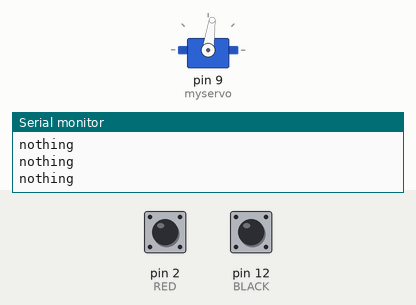
This sketch was run on a simulated Arduino Uno, built with avr-gcc and run on an emulated ATmega328P. Parts: servo, the last lines printed to the serial monitor. The test bench sets the inputs (shaded band); at power-on: pin 2 (RED) HIGH, pin 12 (BLACK) HIGH.

Above: at 1.2 s.
1.3 s: pin 2 (RED) pulled LOW for 0.15 s
At 1.76 s:
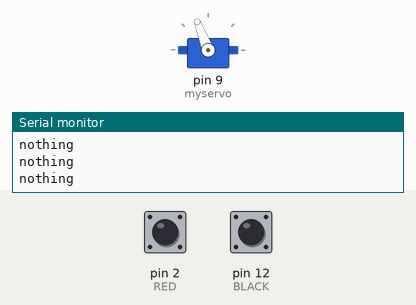
At 2.37 s:
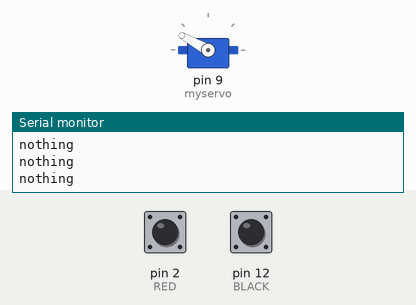
4.3 s: pin 12 (BLACK) pulled LOW for 0.15 s
7.3 s: pin 12 (BLACK) pulled LOW for 1 s
10.3 s: pin 2 (RED) pulled LOW for 1 s
At 11.1 s:
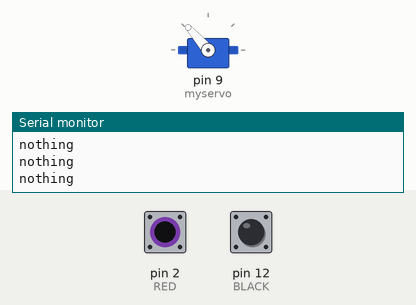
13.3 s: pin 12 (BLACK) pulled LOW for 3.2 s
Timing chart, 0 to 19.0 s (numbered marks = the images above; inputs shaded):
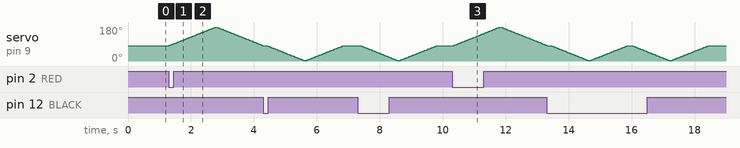

Measured:
- after the input at 1.3 s, servo on pin 9 (myservo): rises from 82° to 180° in 1.5 s, then falls to 82° in 1.5 s
- after the input at 10.3 s, servo on pin 9 (myservo): rises from 82° to 180° in 1.5 s, then falls to 84° in 1.5 s

The sketch:

Proj1Code.ino
```cpp
#include <Servo.h>
Servo myservo;
int pos =90;
int BLACK= 12;
int RED= 2;

void setup() {
  Serial.begin(9600);
  myservo.attach(9);
  pinMode(RED,INPUT_PULLUP);
  pinMode(BLACK,INPUT_PULLUP);
  myservo.write(82);
  digitalWrite(BLACK,HIGH);
  digitalWrite(RED,HIGH);
  while(!Serial);
}

void loop() {
  if(digitalRead(BLACK) == LOW){
    for (int pos = 82; pos >= 1; pos -= 1) { // goes from 0 degrees to 180 degrees
    // in steps of 1 degree
    myservo.write(pos);              // tell servo to go to position in variable 'pos'
    delay(15);                       // waits 15ms for the servo to reach the position
  }
  for (int pos = 1; pos <= 82; pos += 1) { // goes from 0 degrees to 180 degrees
    // in steps of 1 degree
    myservo.write(pos);              // tell servo to go to position in variable 'pos'
    delay(15);                       // waits 15ms for the servo to reach the position
  }
    Serial.println(myservo.read());
  }

  else if(digitalRead(RED) == LOW){
    for (int pos = 82; pos <= 180; pos += 1) { // goes from 0 degrees to 180 degrees
    // in steps of 1 degree
    myservo.write(pos);              // tell servo to go to position in variable 'pos'
    delay(15);                       // waits 15ms for the servo to reach the position
  }
  for (int pos = 180; pos >= 82; pos -= 1) { // goes from 0 degrees to 180 degrees
    // in steps of 1 degree
    myservo.write(pos);              // tell servo to go to position in variable 'pos'
    delay(15);                       // waits 15ms for the servo to reach the position
  }

    Serial.println(myservo.read());
  }
  else{
    myservo.write(82);
    Serial.println("nothing");

    }
  delay(100);
}
```
